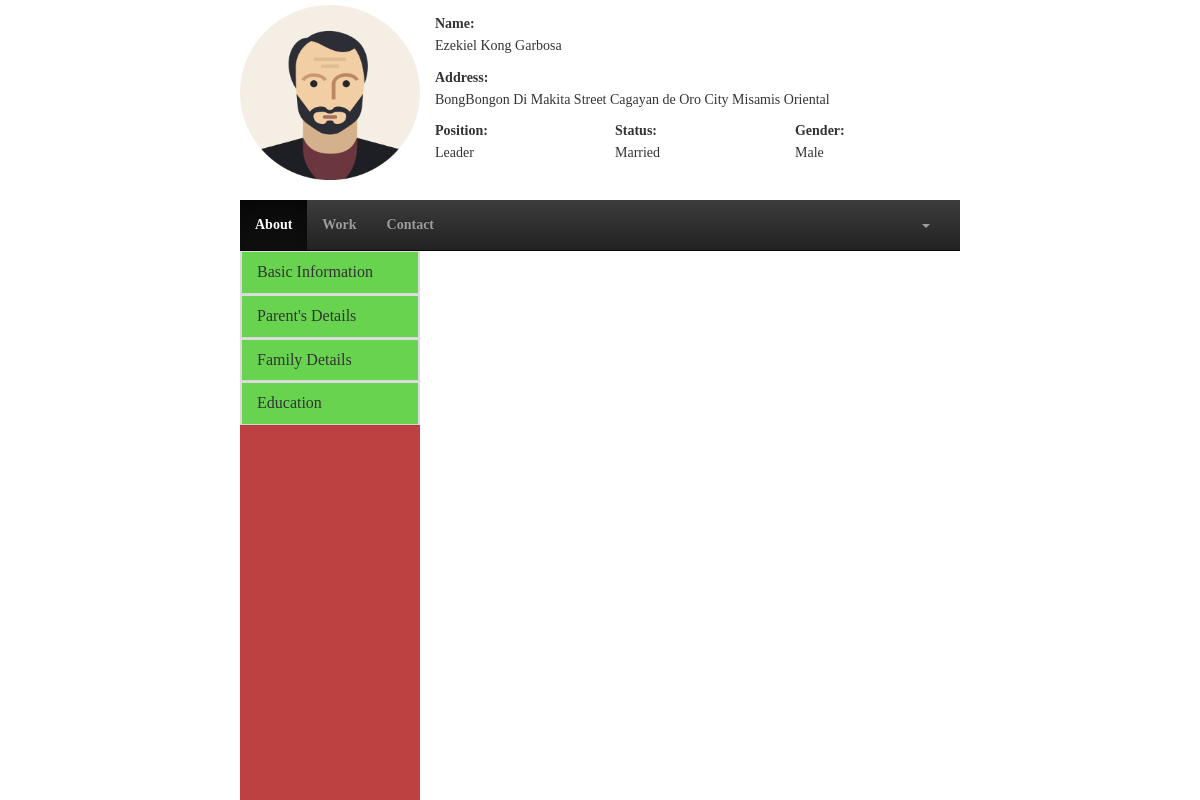
The page /user/about_hsbg.php?id=16 (signed in) on the database as committed earlier.
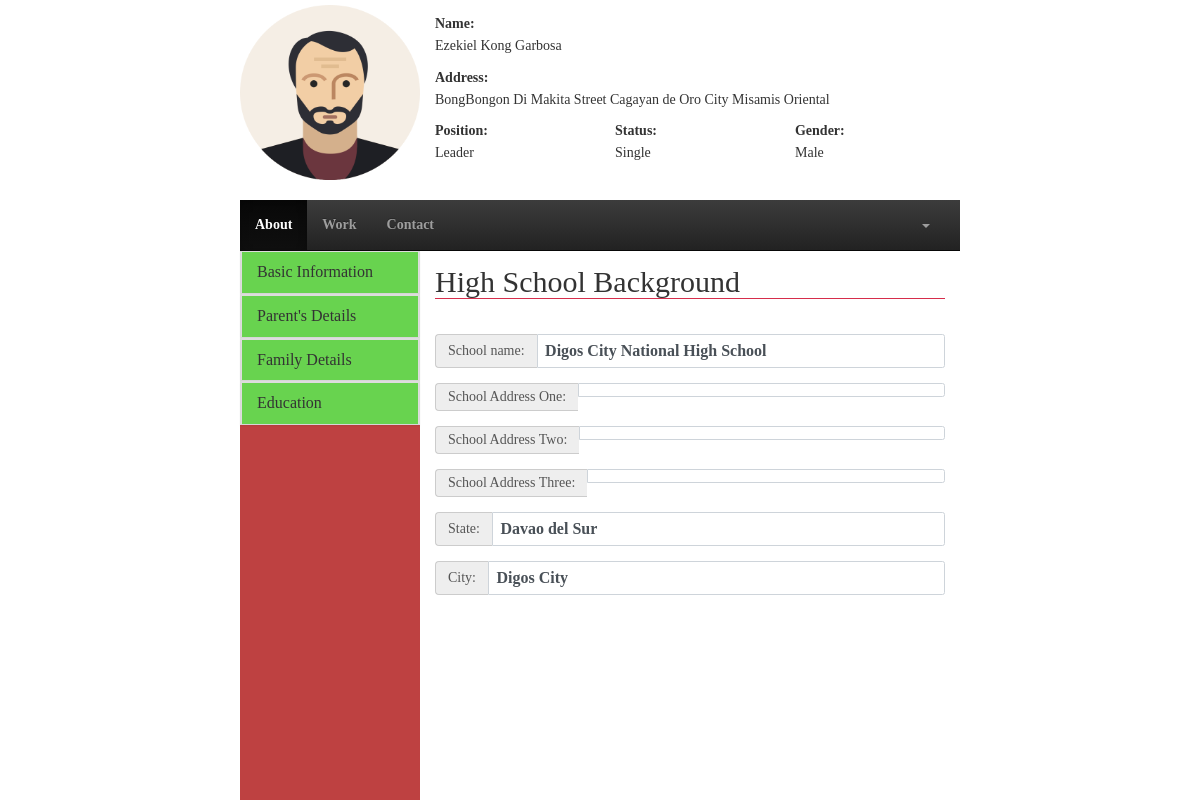
The same page on the database as committed later.
### tables this page shows
CREATE TABLE `current_address` (
  `staff_id` bigint(20) DEFAULT NULL,
  `addOne` varchar(50) DEFAULT NULL,
  `addTwo` varchar(50) DEFAULT NULL,
  `addTre` varchar(50) DEFAULT NULL,
  `state` varchar(50) NOT NULL,
  `city` varchar(50) NOT NULL,
  `country` varchar(50) NOT NULL,
  `postCode` int(11) NOT NULL
);

CREATE TABLE `staff` (
  `staff_id` bigint(20) NOT NULL,
  `fname` varchar(50) NOT NULL,
  `mname` varchar(50) DEFAULT NULL,
  `lname` varchar(50) NOT NULL,
  `birthdate` date NOT NULL,
  `cellnum` varchar(50) NOT NULL,
  `telnum` varchar(50) DEFAULT NULL,
  `email` varchar(50) NOT NULL,
  `status` varchar(50) NOT NULL,
  `gender` varchar(50) NOT NULL,
  `type` varchar(50) NOT NULL,
  `position` varchar(50) NOT NULL,
  `department` varchar(50) NOT NULL,
  `password` varchar(50) NOT NULL
);

CREATE TABLE `highschool_background` (
  `staff_id` bigint(20) DEFAULT NULL,
  `schoolName` varchar(50) NOT NULL,
  `schoolAdd` varchar(50) NOT NULL,
  `state` varchar(50) NOT NULL,
  `city` varchar(50) NOT NULL,
  `country` varchar(50) NOT NULL,
  `postCode` int(11) NOT NULL,
  `year_end` date NOT NULL,
  `average` float NOT NULL
);

### user/about_hsbg.php (the view, shortened to what the changed rows need)
<!DOCTYPE html>
<html lang="en">
	<head>
		<link rel="stylesheet" href="css/bootstrap.css">
		<link rel="stylesheet" href="css/stylesheet.css">
		<link rel="stylesheet" href="css/bootstrap-theme.css">
	</head>
	<body>
		<div class="row-3">
			<div class="container-sides">
				<div class="col-12">
					<?php
						$space = " ";
						$id = $_GET['id'];
						include_once("action/session.php");
						$query = "SELECT staff.staff_id, staff.fname, staff.mname, staff.lname, staff.status, staff.gender, staff.type, staff.position, staff.password, current_address.staff_id, current_address.addOne, current_address.addTwo, current_address.addTre, current_address.state, current_address.city FROM staff INNER JOIN current_address ON staff.staff_id = current_address.staff_id WHERE staff.staff_id = '$id'";
						$result = mysqli_query($connect,$query);
						if(mysqli_num_rows($result) > 0){
							while($row = mysqli_fetch_assoc($result)):
					?>
						<form action="">
							<div class="col-3 text-center">
								<img src="img/avatar.png" alt="" style="width:180px;height: 180px;padding-top: 5px; ">
							</div>
							<div class="col-9">
								<div class="row-4">
									<div class="container">
										<label>Name:</label>
										<h5><?php echo $row['fname'].$space.$row['mname'].$space.$row['lname'] ?></h5>
									</div>
								</div>
								<div class="row-4">
									<div class="container">
										<label>Address:</label>
										<h5><?php echo $row['addOne'].$space.$row['addTwo'].$space.$row['addTre'].$space.$row['city'].$space.$row['state'] ?></h5>
									</div>
								</div>
								<div class="row-4">
									<div class="col-4 container">
										<label>Position:</label>
										<h5><?php echo $row['position'] ?></h5>
									</div>
									<div class="col-4 container">
										<label>Status:</label>
										<h5><?php echo $row['status'] ?></h5>
									</div>
									<div class="col-4 container">
										<label>Gender:</label>
										<h5><?php echo $row['gender'] ?></h5>
									</div>
								</div>
							</div>
						</form>
					<?php endwhile;} ?>
				</div>
			</div>
		</div>
		<div class="row-9">
			<div class="container-sides">
				<div class="col-12">
					<div class="row-11">
						<div class="col-9">
							<div class="row-12">
								<?php
									$id = $_GET['id'];
									include_once("action/session.php");
									$query = "SELECT * FROM highschool_background WHERE staff_id = '$id'";
									$result = mysqli_query($connect,$query);
									if(mysqli_num_rows($result) > 0){
										while($row = mysqli_fetch_assoc($result)):
								?>
									<form action="">
										<div class="container form-group">
											<legend><h2>High School Background</h2></legend>
										</div>
										<div class="container form-group form-horizontal">
											<div class="inputGroupContainer">
												<div class="input-group">
													<span class="input-group-addon">School name:</span>
													<span class='form-control'><?php echo $row['schoolName'] ?></span>
												</div>
											</div>
										</div>
										<div class="container form-group form-horizontal">
											<div class="inputGroupContainer">
												<div class="input-group">
													<span class="input-group-addon">School Address One:</span>
													<span class='form-control'><?php echo $row['school_addOne'] ?></span>
												</div>
											</div>
										</div>
										<div class="container form-group form-horizontal">
											<div class="inputGroupContainer">
												<div class="input-group">
													<span class="input-group-addon">School Address Two:</span>
													<span class='form-control'><?php echo $row['school_addTwo'] ?></span>
												</div>
											</div>
										</div>
										<div class="container form-group form-horizontal">
											<div class="inputGroupContainer">
												<div class="input-group">
													<span class="input-group-addon">School Address Three:</span>
													<span class='form-control'><?php echo $row['school_addTre'] ?></span>
												</div>
											</div>
										</div>
										<div class="container form-group form-horizontal">
											<div class="inputGroupContainer">
												<div class="input-group">
													<span class="input-group-addon">State:</span>
													<span class='form-control'><?php echo $row['state'] ?></span>
												</div>
											</div>
										</div>
										<div class="container form-group form-horizontal">
											<div class="inputGroupContainer">
												<div class="input-group">
													<span class="input-group-addon">City:</span>
													<span class='form-control'><?php echo $row['city'] ?></span>
												</div>
											</div>
										</div>
									</form>
								<?php endwhile;} ?>
							</div>
						</div>
					</div>
				</div>
			</div>
		</div>
	</body>
</html>

Rows that differ between the two databases and show on the page:
changed through a linked row, current_address "BongBongon": staff_id.status "Married" → "Single"
added highschool_background: schoolName "Digos City National High School", state "Davao del Sur", city "Digos City"
